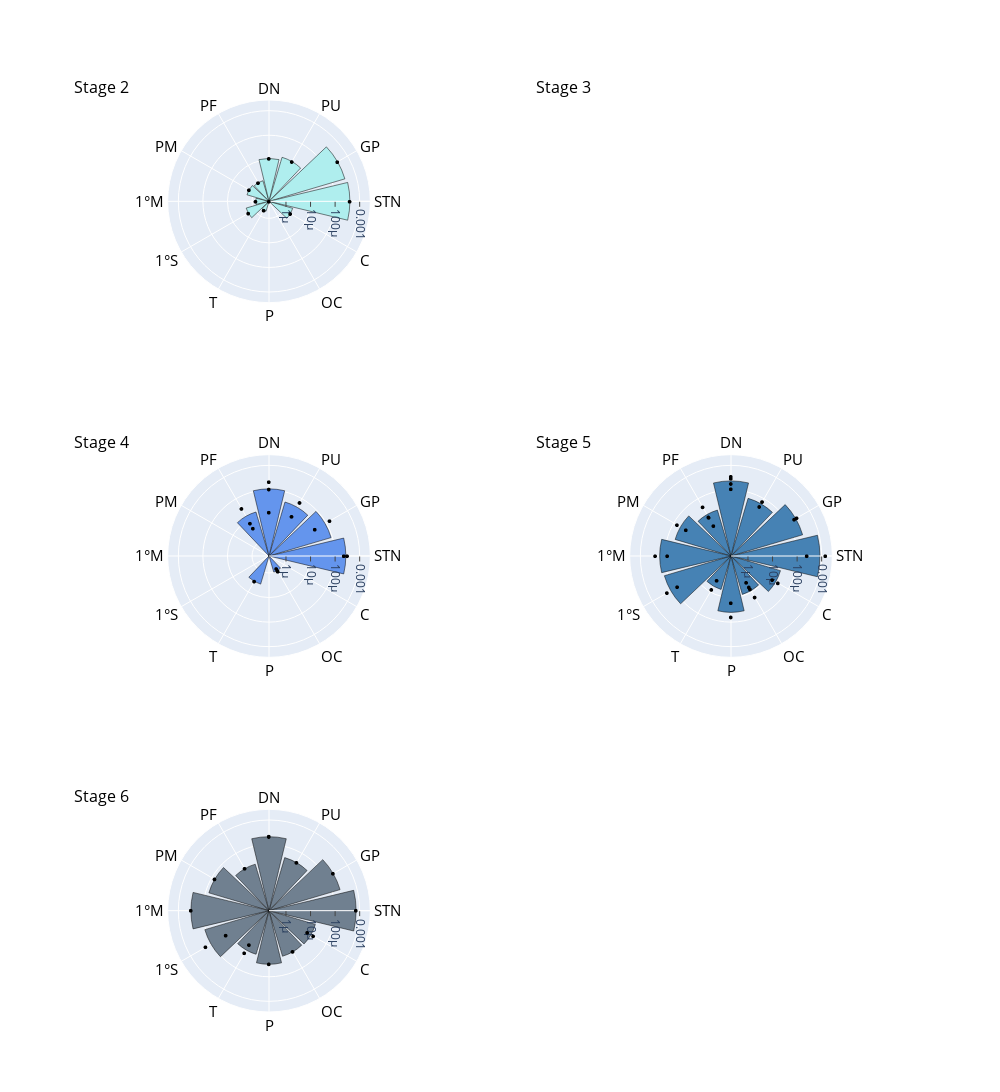

Notebook code cell kept with this figure:
### Markdown cell above
**not PSP-RS**

### Code cell
total_tau_plot = polar_plot(dict_subset=psp_stage_dict_not_psp_rs,
                    dict_mean=mean_total_tau_dict_not_psp_rs,
                    tau_type='Total_tau_density',
                    val_add=0.002,
                    anatomical_order=anatomical_order,
                    marker_colors=['PaleTurquoise','skyblue','cornflowerblue','steelblue','slategrey'],
                    marker_color='',
                    marker_line_color="black",
                   title='',
                   tick_label=True,
                   fig_height=1200,
                   fig_width=1000,
                   tickangle_val=90) # 'Total tau density across brain regions in PSP'
total_tau_plot.show()

### Figure 1 — Plotly figure (JSON) as saved in the notebook; plotly's stock layout.template omitted (floating-point values rounded to 4 significant figures)
{"data": [{"marker": {"color": "PaleTurquoise", "line": {"color": "black"}}, "name": "Tau density, stage 2", "r": [2.037e-07, 5.348e-07, 7.087e-07, 1.528e-06, 1.752e-06, 1.896e-06, 2.064e-06, 1.136e-05, 1.506e-05, 0.0003386, 0.0003992], "showlegend": false, "subplot": "polar", "theta": ["OC", "T", "1°M", "PF", "PM", "1°S", "C", "DN", "PU", "GP", "STN"], "type": "barpolar"}, {"marker": {"color": "black", "size": 4}, "mode": "markers", "name": "Stage 2", "r": [1.528e-06, 2.037e-07, 1.896e-06, 7.087e-07, 1.752e-06, 5.348e-07, 2.064e-06, 0.0003992, 1.506e-05, 0.0003386, 1.136e-05], "showlegend": false, "subplot": "polar", "theta": ["PF", "OC", "1°S", "1°M", "PM", "T", "C", "STN", "PU", "GP", "DN"], "type": "scatterpolargl"}, {"marker": {"color": "cornflowerblue", "line": {"color": "black"}}, "name": "Tau density, stage 4", "r": [9.838e-07, 3.184e-06, 1.505e-05, 3.995e-05, 8.811e-05, 0.00011, 0.0002732], "showlegend": false, "subplot": "polar3", "theta": ["OC", "T", "PF", "PU", "GP", "DN", "STN"], "type": "barpolar"}, {"marker": {"color": "black", "size": 4}, "mode": "markers", "name": "Stage 4", "r": [3.418e-05, 8.118e-07, 1.093e-06, 6.949e-06, 1.046e-06, 4.036e-06, 3.184e-06, 6.534e-05, 0.0003158, 0.0001466, 0.0002307, 1.456e-05, 2.959e-05, 0.0001066, 0.0002113, 1.213e-05], "showlegend": false, "subplot": "polar3", "theta": ["PF", "OC", "OC", "PF", "OC", "PF", "T", "PU", "STN", "GP", "STN", "PU", "GP", "DN", "DN", "DN"], "type": "scatterpolargl"}, {"marker": {"color": "steelblue", "line": {"color": "black"}}, "name": "Tau density, stage 5", "r": [5.375e-06, 8.726e-06, 1.811e-05, 2.562e-05, 4.013e-05, 4.795e-05, 5.722e-05, 0.0001371, 0.0001631, 0.0002238, 0.0002322, 0.000848], "showlegend": false, "subplot": "polar4", "theta": ["T", "OC", "PF", "C", "P", "PM", "PU", "1°S", "1°M", "GP", "DN", "STN"], "type": "barpolar"}, {"marker": {"color": "black", "size": 4}, "mode": "markers", "name": "Stage 5", "r": [4.051e-05, 7.424e-06, 1.302e-05, 3.629e-06, 5.315e-06, 1.784e-05, 0.0002061, 6.933e-05, 0.0002466, 6.351e-05, 2.917e-06, 3.329e-05, 7.957e-05, 2.656e-05, 6.81e-05, 1.676e-05, 1.36e-05, 6.008e-06, 7.834e-06, 1.794e-05, 0.001444, 7.216e-05, 0.0002532, 0.000252, 4.228e-05, 0.0001943, 0.0003501, 0.000179, 0.000291, 0.0001086], "showlegend": false, "subplot": "polar4", "theta": ["PF", "OC", "PF", "OC", "PF", "OC", "1°S", "PM", "1°M", "P", "T", "C", "1°M", "PM", "1°S", "P", "PF", "OC", "T", "C", "STN", "PU", "GP", "STN", "PU", "GP", "DN", "DN", "DN", "DN"], "type": "scatterpolargl"}, {"marker": {"color": "slategrey", "line": {"color": "black"}}, "name": "Tau density, stage 6", "r": [1.446e-05, 1.756e-05, 1.89e-05, 1.913e-05, 3.112e-05, 3.643e-05, 7.271e-05, 0.0001079, 0.0002091, 0.0002119, 0.0003074, 0.0007164], "showlegend": false, "subplot": "polar5", "theta": ["T", "OC", "C", "PF", "P", "PU", "PM", "1°S", "DN", "GP", "1°M", "STN"], "type": "barpolar"}, {"marker": {"color": "black", "size": 4}, "mode": "markers", "name": "Stage 6", "r": [1.913e-05, 1.756e-05, 0.000194, 2.05e-05, 2.476e-05, 2.174e-05, 0.0003074, 7.271e-05, 3.112e-05, 8.427e-06, 1.303e-05, 0.0007164, 3.643e-05, 0.0002119, 0.0002052, 0.000213], "showlegend": false, "subplot": "polar5", "theta": ["PF", "OC", "1°S", "T", "C", "1°S", "1°M", "PM", "P", "T", "C", "STN", "PU", "GP", "DN", "DN"], "type": "scatterpolargl"}], "layout": {"annotations": [{"font": {"color": "black", "size": 16}, "showarrow": false, "text": "Stage 2", "x": 0.025, "xanchor": "center", "xref": "paper", "y": 1, "yanchor": "bottom", "yref": "paper"}, {"font": {"color": "black", "size": 16}, "showarrow": false, "text": "Stage 3", "x": 0.575, "xanchor": "center", "xref": "paper", "y": 1, "yanchor": "bottom", "yref": "paper"}, {"font": {"color": "black", "size": 16}, "showarrow": false, "text": "Stage 4", "x": 0.025, "xanchor": "center", "xref": "paper", "y": 0.6111, "yanchor": "bottom", "yref": "paper"}, {"font": {"color": "black", "size": 16}, "showarrow": false, "text": "Stage 5", "x": 0.575, "xanchor": "center", "xref": "paper", "y": 0.6111, "yanchor": "bottom", "yref": "paper"}, {"font": {"color": "black", "size": 16}, "showarrow": false, "text": "Stage 6", "x": 0.025, "xanchor": "center", "xref": "paper", "y": 0.2222, "yanchor": "bottom", "yref": "paper"}], "height": 1200, "polar": {"angularaxis": {"categoryarray": ["STN", "GP", "PU", "DN", "PF", "PM", "1°M", "1°S", "T", "P", "OC", "C"], "color": "black", "tickfont": {"size": 15}}, "domain": {"x": [0, 0.45], "y": [0.7778, 1]}, "radialaxis": {"dtick": 1, "range": [-6.691, -2.566], "showticklabels": true, "tickangle": 90, "ticks": "outside", "type": "log"}}, "polar2": {"angularaxis": {"categoryarray": ["STN", "GP", "PU", "DN", "PF", "PM", "1°M", "1°S", "T", "P", "OC", "C"], "color": "black", "tickfont": {"size": 15}}, "domain": {"x": [0.55, 1], "y": [0.7778, 1]}, "radialaxis": {"dtick": 1, "range": [-6.691, -2.566], "showticklabels": true, "tickangle": 90, "ticks": "outside", "type": "log"}}, "polar3": {"angularaxis": {"categoryarray": ["STN", "GP", "PU", "DN", "PF", "PM", "1°M", "1°S", "T", "P", "OC", "C"], "color": "black", "tickfont": {"size": 15}}, "domain": {"x": [0, 0.45], "y": [0.3889, 0.6111]}, "radialaxis": {"dtick": 1, "range": [-6.691, -2.566], "showticklabels": true, "tickangle": 90, "ticks": "outside", "type": "log"}}, "polar4": {"angularaxis": {"categoryarray": ["STN", "GP", "PU", "DN", "PF", "PM", "1°M", "1°S", "T", "P", "OC", "C"], "color": "black", "tickfont": {"size": 15}}, "domain": {"x": [0.55, 1], "y": [0.3889, 0.6111]}, "radialaxis": {"dtick": 1, "range": [-6.691, -2.566], "showticklabels": true, "tickangle": 90, "ticks": "outside", "type": "log"}}, "polar5": {"angularaxis": {"categoryarray": ["STN", "GP", "PU", "DN", "PF", "PM", "1°M", "1°S", "T", "P", "OC", "C"], "color": "black", "tickfont": {"size": 15}}, "domain": {"x": [0, 0.45], "y": [0, 0.2222]}, "radialaxis": {"dtick": 1, "range": [-6.691, -2.566], "showticklabels": true, "tickangle": 90, "ticks": "outside", "type": "log"}}, "polar6": {"domain": {"x": [0.55, 1], "y": [0, 0.2222]}}, "title": {"text": ""}, "width": 1000}}
